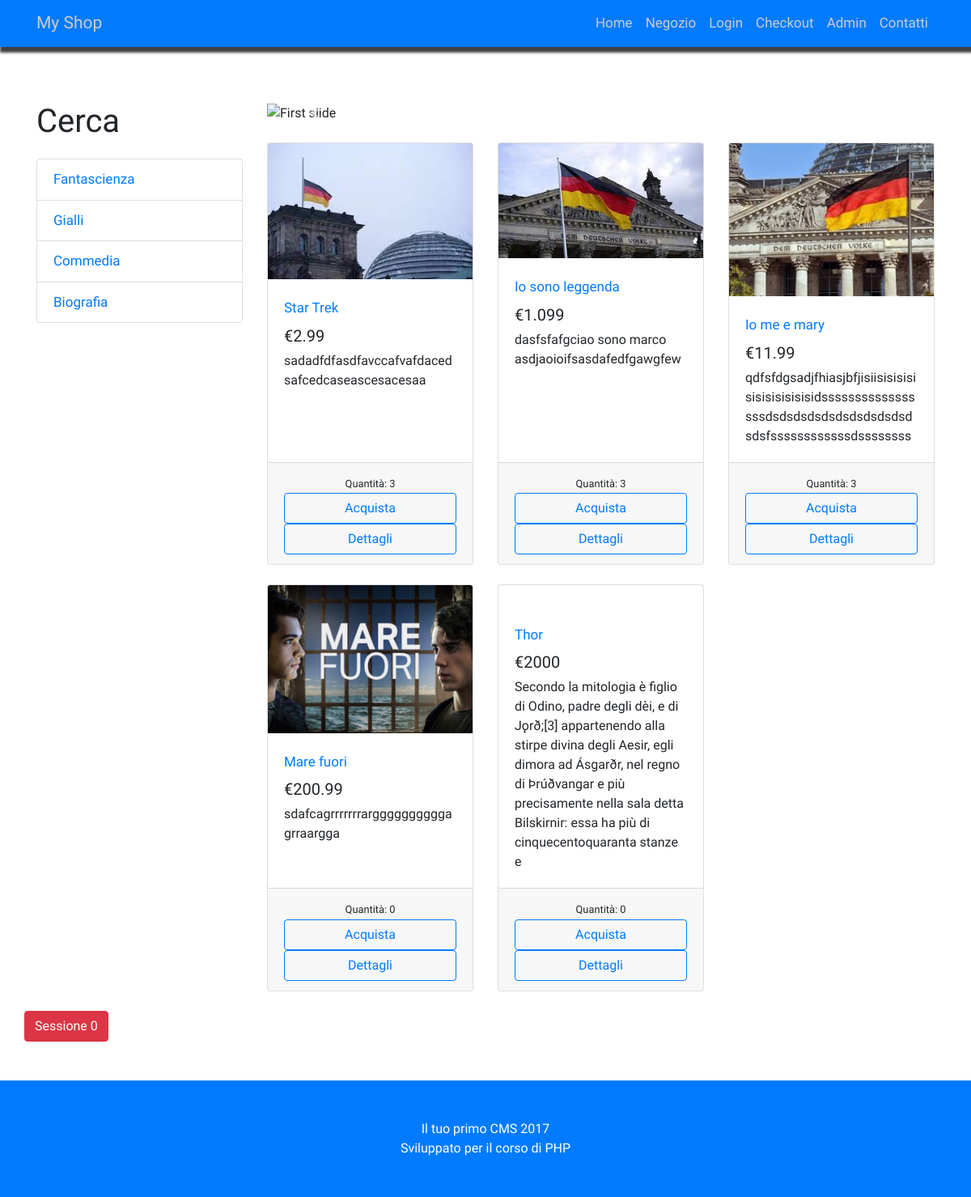
The page / on the database its author committed.
### tables this page shows
CREATE TABLE `categorie` (
  `id_cat` int(11) NOT NULL,
  `nome_cat` varchar(255) NOT NULL
);

CREATE TABLE `prodotti` (
  `id_prodotto` int(11) NOT NULL,
  `nome_prodotto` varchar(255) NOT NULL,
  `descr_prodotto` varchar(255) NOT NULL,
  `prezzo` float NOT NULL,
  `cat_prodotto` int(11) NOT NULL,
  `immagine` text NOT NULL,
  `info_dettagliate` varchar(600) NOT NULL,
  `quantita_pdt` int(11) NOT NULL
);

### risorse/funzioni.php (the view, shortened to what this page needs)
<?php
    function query($sql){
        global $connessione;
        return mysqli_query($connessione,$sql);
    }
    function fetch_array($risultato){
        return mysqli_fetch_array($risultato);
    }
    function mostraProdotti(){
        $ricercaProdotti = query('SELECT * FROM prodotti');
        while($row = fetch_array($ricercaProdotti)){
        $prodotti = <<<STRINGA_PDT
            <div class="col-lg-4 col-md-6 mb-4">
                <div class="card h-100">
                    <a href="#"><img class="card-img-top" src="../risorse/{$row['immagine']}" alt=""></a>
                    <div class="card-body">
                    <h4 class="card-title">
                        <a href="prodotto.php?id={$row['id_prodotto']}">{$row['nome_prodotto']}</a>
                    </h4>
                    <h5>€{$row['prezzo']}</h5>
                    <p class="card-text">{$row['descr_prodotto']}</p>
                    </div>
                    <div class="card-footer text-center">
                    <small class="text-body-secondary">Quantità: {$row['quantita_pdt']}</small>
                    <a href="carrello.php?add={$row['id_prodotto']}"><button type="button" class="btn btn-outline-primary btn-small btn-block">Acquista</button></a><a><button type="button" class="btn btn-outline-primary btn-small btn-block">Dettagli</button></a>
                    </div>
                </div>
            </div>
        STRINGA_PDT;
        echo $prodotti;
        }
    }
    function mostraCategorie(){
        $ricercaCategorie= query('SELECT * FROM categorie');
        while($row = fetch_array($ricercaCategorie)){
        $categorie= <<< STRINGA_CAT
            <a href='categorie.php?id={$row['id_cat']}' class='list-group-item'>{$row['nome_cat']}</a>
        STRINGA_CAT;
        echo $categorie;
        }
    }

### risorse/templates/front/header.php (shortened to what this page needs)
<!DOCTYPE html>
<html lang="it">
  <head>
    <link href="css/bootstrap.min.css" rel="stylesheet">
    <link href="css/custom.css" rel="stylesheet">
  </head>
  <body>
  <nav class="navbar navbar-expand-md  bg-primary fixed-top" id ="navigazione">
    <?php include(FRONT_END.'nav.php'); ?>
  </nav>

### risorse/templates/front/nav.php (shortened to what this page needs)
<div class="container">
  <a class="navbar-brand" href="index.php">My Shop</a>
  <div class="collapse navbar-collapse" id="navbarResponsive">
    <ul class="navbar-nav ml-auto">
      <li class="nav-item active">
        <a class="nav-link" href="index.php">Home
        </a>
      </li>
      <li class="nav-item">
        <a class="nav-link" href="negozio.php">Negozio</a>
      </li>
      <li class="nav-item">
        <a class="nav-link" href="#">Login</a>
      </li>
      <li class="nav-item">
        <a class="nav-link" href="checkout.php">Checkout</a>
      </li>
      <li class="nav-item">
        <a class="nav-link" href="#">Admin</a>
      </li>
      <li class="nav-item">
        <a class="nav-link" href="#">Contatti</a>
      </li>
    </ul>
  </div>
</div>

### public/index.php (shortened to what this page needs)
<?php include(FRONT_END.'header.php');
?>
    <div class="container my-5">
      <div class="row">
        <?php include(FRONT_END.'sidebar.php'); ?>
        <div class="col-lg-9">
        <?php include(FRONT_END.'carousel.php'); ?>
          <div class="row">
            <?php
              mostraProdotti();
            ?>
          </div>
        </div>
        <a href="session.php"><button type="button" class="btn btn-danger btn-small btn-block">Sessione 0</button></a>
      </div>
    </div>
<?php include(FRONT_END."footer.php"); ?>

### risorse/templates/front/sidebar.php
<div class="col-lg-3">
          <h1 class="my-4">Cerca</h1>
          <div class="list-group">
          <?php
            mostraCategorie();
          ?>
          </div>
        </div>

### risorse/templates/front/carousel.php (shortened to what this page needs)
<div id="carouselExampleIndicators" class="carousel slide my-4" data-ride="carousel">
            <ol class="carousel-indicators">
              <li data-target="#carouselExampleIndicators" data-slide-to="0" class="active"></li>
              <li data-target="#carouselExampleIndicators" data-slide-to="1"></li>
              <li data-target="#carouselExampleIndicators" data-slide-to="2"></li>
            </ol>
            <div class="carousel-inner" role="listbox">
              <div class="carousel-item active">
                <img class="d-block img-fluid" src="https://static2-viaggi.corriereobjects.it/wp-content/uploads/2015/06/Berlino-1080x587.jpg?v=1572450011" alt="First slide">
              </div>
            </div>
            <a class="carousel-control-prev" href="#carouselExampleIndicators" role="button" data-slide="prev">
              <span class="carousel-control-prev-icon" aria-hidden="true"></span>
            </a>
            <a class="carousel-control-next" href="#carouselExampleIndicators" role="button" data-slide="next">
              <span class="carousel-control-next-icon" aria-hidden="true"></span>
            </a>
</div>

### risorse/templates/front/footer.php (shortened to what this page needs)
    <footer class="py-5 bg-primary">
      <div class="container">
        <p class="m-0 text-center text-white">Il tuo primo CMS 2017<br>Sviluppato per il corso di PHP</p>
      </div>
    </footer>
  </body>
</html>

### public/css/custom.css (style rules this page uses)
body { padding-top: 54px; font-family: Ubuntu, sans-serif; }
h1,h2,h3,h4,h5,h6 { font-family: Prompt, sans-serif; }
a { font-size: 17px }
a.navbar-brand { font-family: Prompt, sans-serif; font-size: 21px }
#navigazione { box-shadow: 5px 2px 3px 5px rgba(0,0,0,0.75) }
a.nav-link, a.navbar-brand { color: #ccc }
@media (min-width: 992px) { body { padding-top: 56px; } }

### rows shown on the page
categorie: nome_cat "Fantascienza"
categorie: nome_cat "Gialli"
categorie: nome_cat "Commedia"
categorie: nome_cat "Biografia"
prodotti: immagine (picture), nome_prodotto "Star Trek", prezzo "2.99", descr_prodotto "sadadfdfasdfavccafvafdacedsafcedcaseascesacesaa", quantita_pdt "3"
prodotti: immagine (picture), nome_prodotto "Io sono leggenda", prezzo "1.099", descr_prodotto "dasfsfafgciao sono marco asdjaoioifsasdafedfgawgfew", quantita_pdt "3"
prodotti: immagine (picture), nome_prodotto "Io me e mary", prezzo "11.99", descr_prodotto "qdfsfdgsadjfhiasjbfjisiisisisisisisisisisisisidsssssssssssssssssdsdsdsdsdsdsdsdsdsdsdsdsfssssssssssssdssssssss", quantita_pdt "3"
prodotti: immagine (picture), nome_prodotto "Mare fuori", prezzo "200.99", descr_prodotto "sdafcagrrrrrrrarggggggggggagrraargga", quantita_pdt "0"
prodotti: nome_prodotto "Thor", prezzo "2000", descr_prodotto "Secondo la mitologia è figlio di Odino, padre degli dèi, e di Jǫrð;[3] appartenendo alla stirpe divina degli Aesir, egli dimora ad Ásgarðr, nel regno di Þrúðvangar e più precisamente nella sala detta Bilskirnir: essa ha più di cinquecentoquaranta stanze e", quantita_pdt "0"
